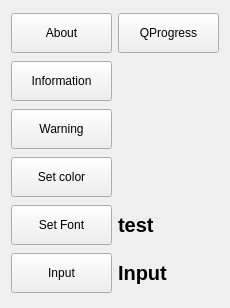
<?xml version="1.0" encoding="UTF-8"?>
<ui version="4.0">
 <class>Widget</class>
 <widget class="QWidget" name="Widget">
  <property name="geometry">
   <rect>
    <x>0</x>
    <y>0</y>
    <width>230</width>
    <height>308</height>
   </rect>
  </property>
  <property name="windowTitle">
   <string>Widget</string>
  </property>
  <layout class="QGridLayout" name="gridLayout">
   <item row="0" column="0">
    <widget class="QPushButton" name="pushButton">
     <property name="minimumSize">
      <size>
       <width>100</width>
       <height>40</height>
      </size>
     </property>
     <property name="text">
      <string>About</string>
     </property>
    </widget>
   </item>
   <item row="0" column="1">
    <widget class="QPushButton" name="pushButton_7">
     <property name="minimumSize">
      <size>
       <width>100</width>
       <height>40</height>
      </size>
     </property>
     <property name="text">
      <string>QProgress</string>
     </property>
    </widget>
   </item>
   <item row="1" column="0">
    <widget class="QPushButton" name="pushButton_2">
     <property name="minimumSize">
      <size>
       <width>100</width>
       <height>40</height>
      </size>
     </property>
     <property name="text">
      <string>Information</string>
     </property>
    </widget>
   </item>
   <item row="1" column="1" rowspan="3">
    <spacer name="verticalSpacer">
     <property name="orientation">
      <enum>Qt::Vertical</enum>
     </property>
     <property name="sizeHint" stdset="0">
      <size>
       <width>13</width>
       <height>133</height>
      </size>
     </property>
    </spacer>
   </item>
   <item row="2" column="0">
    <widget class="QPushButton" name="pushButton_3">
     <property name="minimumSize">
      <size>
       <width>100</width>
       <height>40</height>
      </size>
     </property>
     <property name="text">
      <string>Warning</string>
     </property>
    </widget>
   </item>
   <item row="3" column="0">
    <widget class="QPushButton" name="pushButton_4">
     <property name="minimumSize">
      <size>
       <width>100</width>
       <height>40</height>
      </size>
     </property>
     <property name="text">
      <string>Set color</string>
     </property>
    </widget>
   </item>
   <item row="4" column="0">
    <widget class="QPushButton" name="pushButton_5">
     <property name="minimumSize">
      <size>
       <width>100</width>
       <height>40</height>
      </size>
     </property>
     <property name="text">
      <string>Set Font</string>
     </property>
    </widget>
   </item>
   <item row="4" column="1">
    <widget class="QLabel" name="label">
     <property name="font">
      <font>
       <pointsize>15</pointsize>
       <weight>75</weight>
       <bold>true</bold>
      </font>
     </property>
     <property name="text">
      <string>test</string>
     </property>
    </widget>
   </item>
   <item row="5" column="0">
    <widget class="QPushButton" name="pushButton_6">
     <property name="minimumSize">
      <size>
       <width>100</width>
       <height>40</height>
      </size>
     </property>
     <property name="text">
      <string>Input</string>
     </property>
    </widget>
   </item>
   <item row="5" column="1">
    <widget class="QLabel" name="label_2">
     <property name="font">
      <font>
       <pointsize>15</pointsize>
       <weight>75</weight>
       <bold>true</bold>
      </font>
     </property>
     <property name="text">
      <string>Input</string>
     </property>
    </widget>
   </item>
  </layout>
 </widget>
 <resources/>
 <connections/>
</ui>
